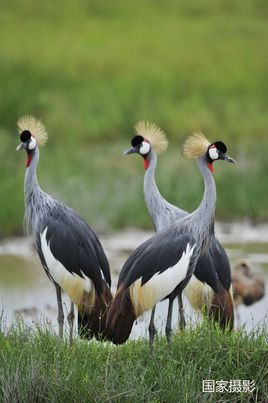
#> input picture python/test.jpg, 268 x 403 px
$ python pil_test.py
#> lines starting #> are read from the running program, lines starting #| are printed output that depends on the picture
#! /usr/bin/env python3
# -×- coding: utf-8 -*-

'''
	PIL: Python Imaging Library, Python 平台图像处理标准库
'''

'''
	操作图像
'''
from PIL import Image

# 打开一个 jpg 图像文件，注意是当前路径
im = Image.open('test.jpg')
#> im is the input picture: PIL image 268x403 RGB; mean R, G, B 113, 124.9, 85.7
# 获得图像尺寸
w, h = im.size
#> w = 268; h = 403
print('Original image size: %sx%s' % (w, h))
#| Original image size: 268x403
# 缩放到 50%
im.thumbnail((w//2, h//2))
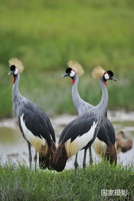
#> im: PIL image 134x201 RGB; mean R, G, B 113, 124.9, 85.7
print('Resize image to: %sx%s' % (w//2, h//2))
#| Resize image to: 134x201
# 把缩放后的图像用 jpeg 格式保存
im.save('thumbnail.jpg', 'jpeg')

# 其他功能如切片，旋转，滤镜，输出文字，调色板等一应俱全

# 模糊效果
from PIL import Image, ImageFilter

# 打开一个 jpg 图像文件， 注意是当前路径
im = Image.open('test.jpg')
# 应用模糊滤镜
im2 = im.filter(ImageFilter.BLUR)
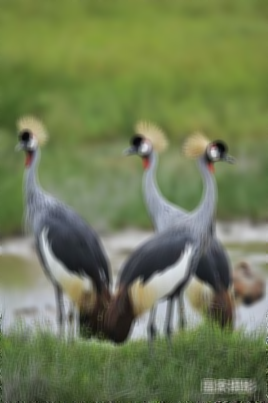
#> im2: PIL image 268x403 RGB; mean R, G, B 113, 124.9, 85.7
im2.save('blur.jpg', 'jpeg')

# PIL 的 ImageDraw 提供了一系列绘图方法，可以直接绘图。比如生成字母验证码
from PIL import Image, ImageDraw, ImageFont, ImageFilter

import random

# 随机字母
def rndChar():
	return chr(random.randint(65, 90))

# 随机颜色1
def rndColor():
	return (random.randint(64, 255), random.randint(64, 255), random.randint(64, 255))

# 随机颜色2
def rndColor2():
	return (random.randint(32, 127), random.randint(32, 127), random.randint(32, 127))

# 240 x 60
width = 60 * 4
height = 60
image = Image.new('RGB', (width, height), (255, 255, 255))
#> image: PIL image 240x60 RGB; every value is 255
# 创建 Font 对象
font = ImageFont.truetype('Arial.ttf', 36)
# 创建 Draw 对象
draw = ImageDraw.Draw(image)
# 填充每个像素
for x in range(width):
	for y in range(height):
		draw.point((x, y), fill=rndColor())
# 输出文字
for t in range(4):
	draw.text((60 * t + 10, 10), rndChar(), font=font, fill=rndColor2())
# 模糊
image = image.filter(ImageFilter.BLUR)
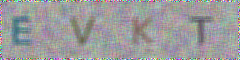
#> image: PIL image 240x60 RGB; mean R, G, B 156.1, 155.4, 156.5
image.save('code.jpg', 'jpeg')
